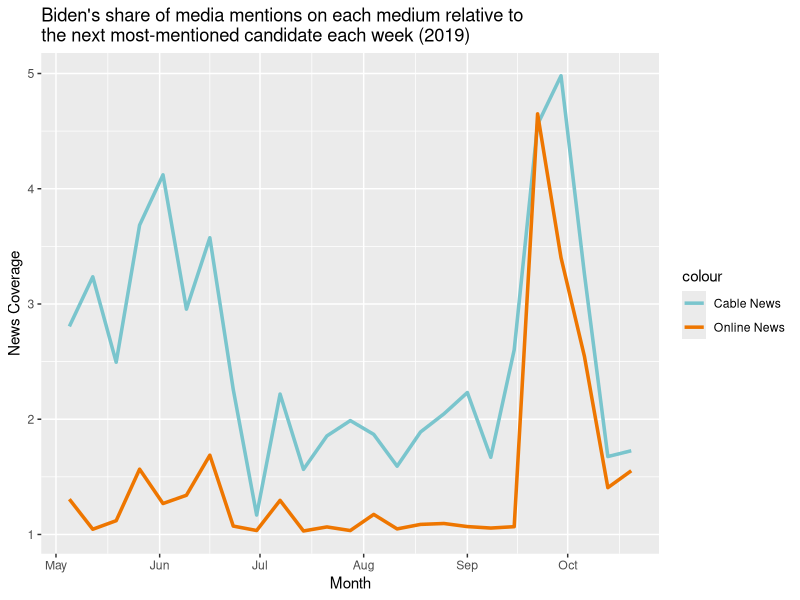

Generate this figure with R:
## ---- chunk 1
knitr::opts_chunk$set(echo = TRUE)
## ---- chunk 2
# Please uncomment the following lines to install packages if they are not already installed:
#install.packages("dplyr")
#install.packages("lubridate")
#install.packages("ggplot2")
#install.packages("tidyr")
#install.packages("knitr")

# For data wrangling purposes:
library(lubridate)
library(dplyr)
library(tidyr)

# For generating the plot and the table:
library(ggplot2)
library(knitr)
## ---- chunk 3
online_data <- read.csv("../data/online_weekly.csv") # online news weekly data
cable_data <- read.csv("../data/cable_weekly.csv") # cable news weekly data
## ---- chunk 4
online_news <- online_data|>
  mutate(date = ymd(date))|> # convert date into ymd format
  filter(date >= "2019-05-01")|> # select data starting from 2019-05-01 
  mutate(week = floor_date(date, unit = "week", week_start = 7))|>  # week starts from Sunday
  group_by(name, week)|> # aggregate story count by week for each candidate
  summarise(matched_stores = sum(matched_stories, na.rm = TRUE),
            all_candidate_stories = sum(all_candidate_stories, na.rm = TRUE),
      # calculate percentage of story (online news) mentions for each candidate
            pct_stories = (matched_stores/all_candidate_stories)*100,
            .groups = 'drop')|> 
  arrange(desc(pct_stories))|> # arrange pct_stories in descending order
  select(name, week, pct_stories)
## ---- chunk 5
online_rank <- online_news|>
  group_by(week)|> # aggregate the data by week
  arrange(week, desc(pct_stories))|> # arrange by week and by pct_stories in descending order
  mutate(rank = rank(-pct_stories, ties.method = "first"))|> # rank by pct_stories 
  filter(rank %in% c(1, 2))|> # select the candidates with the top two highest pct_stories
  summarise(biden_pct_stories = first(pct_stories), # Biden's pct_stories
            second_highest_pct_stories = last(pct_stories), # second highest pct_stories
            
            # ratio of Biden's pct_stories/ second rank's pct_stories
            times_pct_stories = (biden_pct_stories/second_highest_pct_stories),
            .groups = 'drop') 
## ---- chunk 6
cable_news <- cable_data|>
  mutate(date = ymd(date))|> # convert date into date format
  filter(date >= "2019-05-01")|> # select data starting from 2019-05-01
  mutate(week = floor_date(date, unit = "week", week_start = 7))|> # week starts from Sunday
  group_by(name, week)|> # aggregate clip count by week for each candidate
  summarise(matched_clips = sum(matched_clips, na.rm = TRUE),
            all_candidate_clips = sum(all_candidate_clips, na.rm = TRUE),
            total_clips = sum(total_clips, na.rm = TRUE),
            
            # calculate percentage of clip (cable news) mentions for each candidate
            pct_clips = (matched_clips/all_candidate_clips)*100,
            .groups = 'drop')|>
  arrange(desc(pct_clips))|> # arrange pct_clips in descening order
  select(name, week, pct_clips)
## ---- chunk 7
cable_rank <- cable_news|>
  group_by(week)|> # aggregate the data by week
  arrange(week, desc(pct_clips))|> # arrange by week and by pct_clips in descening order
  mutate(rank = rank(-pct_clips, ties.method = "first"))|> # rank by pct_clips 
  filter(rank %in% c(1, 2))|> # show only candidates with the top two highest pct_clips 
  summarise(biden_pct_clips = first(pct_clips),
            second_highest_pct_clips = last(pct_clips),
            
            # ratios of Biden's pct_clips/ second rank's pct_clips
            times_pct_clips = (biden_pct_clips/second_highest_pct_clips),
            .groups = 'drop')
## ---- chunk 8
ratio_table <- online_rank|>
  left_join(cable_rank, by = "week")|> # join the two datasets by week
  select(week, times_pct_stories, times_pct_clips)
## ---- chunk 9
online_diff <- online_news|>
  filter(week %in% c("2019-10-13",  "2019-10-20"))|> # as stated in the original Table 1
  mutate(pct_stories = round(pct_stories, 1))|> # round the data to one decimal place
  select(name, week, pct_stories)|>
  # convert data frame for calculating the difference
  pivot_wider(names_from = week, values_from = pct_stories)|>
  mutate(diff = `2019-10-20` - `2019-10-13`) # calculate difference in online news mentioned
## ---- chunk 10
cable_diff <- cable_news|>
  filter(week %in% c("2019-10-13",  "2019-10-20"))|> # as stated in the original Table
  mutate(pct_clips = round(pct_clips, 1))|> # round the data to one decimal place
  select(name, week, pct_clips)|>
  # convert data frame for calculating the difference
  pivot_wider(names_from = "week", values_from = "pct_clips")|> 
  mutate(diff = `2019-10-20` - `2019-10-13`) # calculate the difference in cable news mentioned
## ---- chunk 11
figure1 <- ratio_table|>
  ggplot(aes(x=week))+
  geom_line(aes(y=times_pct_clips, color = "Cable News"), linewidth = 1.2)+
  geom_line(aes(y=times_pct_stories, color = "Online News"), linewidth = 1.2)+
  labs(
    title = 
      "Biden's share of media mentions on each medium relative to \nthe next most-mentioned candidate each week (2019)",
       x = "Month",
       y = "News Coverage")+
  scale_color_manual(values = c("Cable News" = "cadetblue3",
                                "Online News" = "darkorange2"))

figure1
## ---- chunk 12
# Combine the two datasets for the cable and the online news differences for each candidate
table1 <- cable_diff|>
  full_join(online_diff, by = "name")|> 
  rename("Candidate" = name,            # rename the column names for clarity
         "10/13/19 Cable (%)" = `2019-10-13.x`,
         "10/20/19 Cable (%)" = `2019-10-20.x`,
         "Diff Cable (%)" = `diff.x`,
         "10/13/19 Online (%)" = `2019-10-13.y`,
         "10/20/19 Online (%)" = `2019-10-20.y`,
         "Diff Online (%)" = `diff.y`)

kable(table1)
